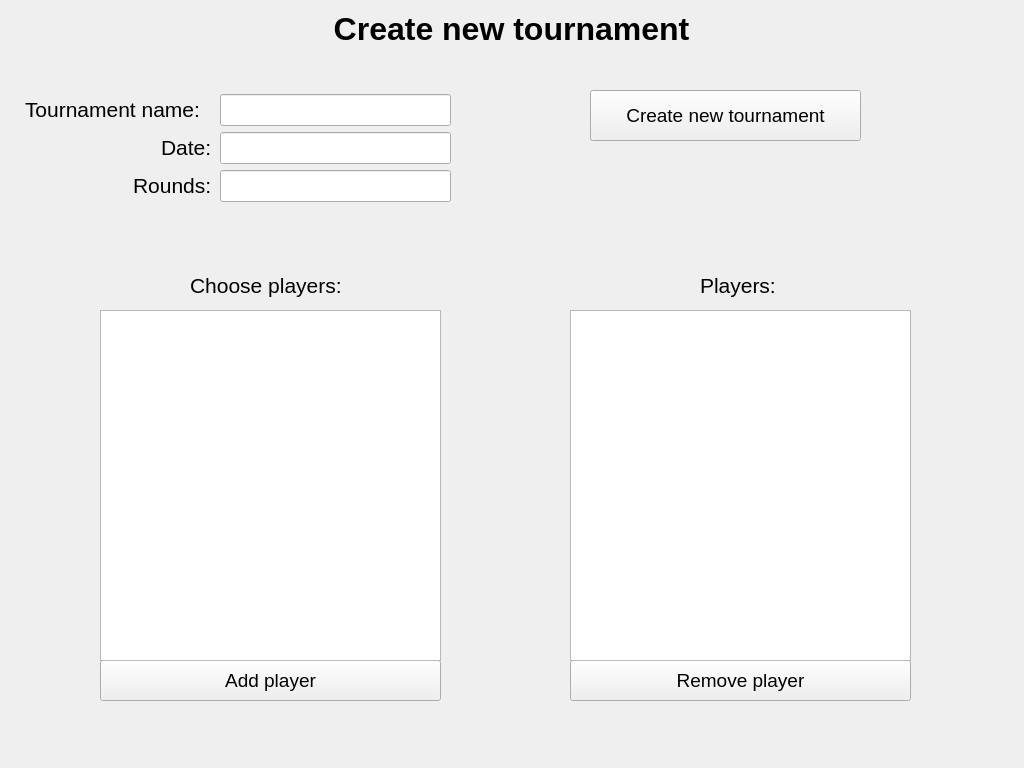
<?xml version="1.0" encoding="UTF-8"?>
<ui version="4.0">
 <class>CreateTournament</class>
 <widget class="QWidget" name="CreateTournament">
  <property name="geometry">
   <rect>
    <x>0</x>
    <y>0</y>
    <width>1024</width>
    <height>768</height>
   </rect>
  </property>
  <property name="font">
   <font>
    <pointsize>14</pointsize>
   </font>
  </property>
  <property name="windowTitle">
   <string>Form</string>
  </property>
  <widget class="QLabel" name="create_tournament_title">
   <property name="geometry">
    <rect>
     <x>6</x>
     <y>6</y>
     <width>1011</width>
     <height>45</height>
    </rect>
   </property>
   <property name="font">
    <font>
     <pointsize>24</pointsize>
     <weight>75</weight>
     <bold>true</bold>
    </font>
   </property>
   <property name="text">
    <string>Create new tournament</string>
   </property>
   <property name="alignment">
    <set>Qt::AlignCenter</set>
   </property>
  </widget>
  <widget class="QLabel" name="tournament_name_label">
   <property name="geometry">
    <rect>
     <x>25</x>
     <y>94</y>
     <width>189</width>
     <height>30</height>
    </rect>
   </property>
   <property name="font">
    <font>
     <pointsize>16</pointsize>
    </font>
   </property>
   <property name="text">
    <string>Tournament name:</string>
   </property>
  </widget>
  <widget class="QLineEdit" name="tournament_name_edit">
   <property name="geometry">
    <rect>
     <x>220</x>
     <y>94</y>
     <width>231</width>
     <height>32</height>
    </rect>
   </property>
  </widget>
  <widget class="QLabel" name="tournament_date_label">
   <property name="geometry">
    <rect>
     <x>161</x>
     <y>132</y>
     <width>53</width>
     <height>30</height>
    </rect>
   </property>
   <property name="font">
    <font>
     <pointsize>16</pointsize>
    </font>
   </property>
   <property name="text">
    <string>Date:</string>
   </property>
  </widget>
  <widget class="QLineEdit" name="tournament_date_edit">
   <property name="geometry">
    <rect>
     <x>220</x>
     <y>132</y>
     <width>231</width>
     <height>32</height>
    </rect>
   </property>
  </widget>
  <widget class="QLabel" name="tournament_rounds_label">
   <property name="geometry">
    <rect>
     <x>133</x>
     <y>170</y>
     <width>81</width>
     <height>30</height>
    </rect>
   </property>
   <property name="font">
    <font>
     <pointsize>16</pointsize>
    </font>
   </property>
   <property name="text">
    <string>Rounds:</string>
   </property>
  </widget>
  <widget class="QLineEdit" name="tournament_rounds_edit">
   <property name="geometry">
    <rect>
     <x>220</x>
     <y>170</y>
     <width>231</width>
     <height>32</height>
    </rect>
   </property>
  </widget>
  <widget class="QPushButton" name="add_player_button">
   <property name="geometry">
    <rect>
     <x>100</x>
     <y>660</y>
     <width>341</width>
     <height>41</height>
    </rect>
   </property>
   <property name="text">
    <string>Add player</string>
   </property>
  </widget>
  <widget class="QLabel" name="label_2">
   <property name="geometry">
    <rect>
     <x>700</x>
     <y>270</y>
     <width>131</width>
     <height>31</height>
    </rect>
   </property>
   <property name="font">
    <font>
     <pointsize>16</pointsize>
    </font>
   </property>
   <property name="text">
    <string>Players: </string>
   </property>
  </widget>
  <widget class="QPushButton" name="delete_player_button">
   <property name="geometry">
    <rect>
     <x>570</x>
     <y>660</y>
     <width>341</width>
     <height>41</height>
    </rect>
   </property>
   <property name="text">
    <string>Remove player</string>
   </property>
  </widget>
  <widget class="QPushButton" name="create_tournament_button">
   <property name="geometry">
    <rect>
     <x>590</x>
     <y>90</y>
     <width>271</width>
     <height>51</height>
    </rect>
   </property>
   <property name="text">
    <string>Create new tournament</string>
   </property>
  </widget>
  <widget class="QLabel" name="label">
   <property name="geometry">
    <rect>
     <x>190</x>
     <y>270</y>
     <width>156</width>
     <height>30</height>
    </rect>
   </property>
   <property name="font">
    <font>
     <pointsize>16</pointsize>
    </font>
   </property>
   <property name="text">
    <string>Choose players:</string>
   </property>
  </widget>
  <widget class="QTableWidget" name="add_player_table">
   <property name="geometry">
    <rect>
     <x>100</x>
     <y>310</y>
     <width>341</width>
     <height>351</height>
    </rect>
   </property>
  </widget>
  <widget class="QTableWidget" name="delete_player_table">
   <property name="geometry">
    <rect>
     <x>570</x>
     <y>310</y>
     <width>341</width>
     <height>351</height>
    </rect>
   </property>
  </widget>
 </widget>
 <resources/>
 <connections/>
</ui>
